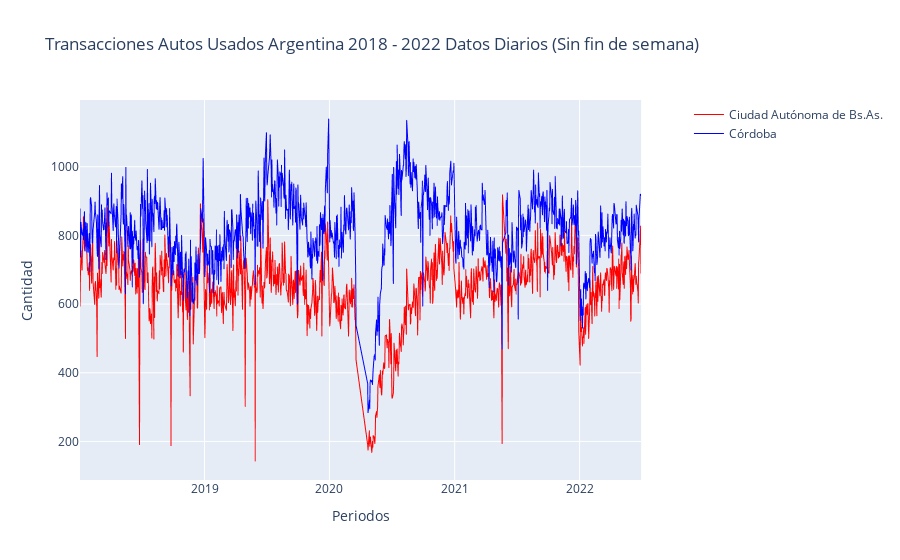

This figure's notebook cell:
### Code cell
df_copy = df_copy[(df_copy['Ciudad Autónoma de Bs.As.']>= 50) & (df_copy['Córdoba']>= 50)]

get_line_plot(df_copy, "tramite_fecha", "Ciudad Autónoma de Bs.As.", "Córdoba", "Transacciones Autos Usados Argentina 2018 - 2022 Datos Diarios (Sin fin de semana)")

### Figure 1 — Plotly figure (JSON) as saved in the notebook; plotly's stock layout.template omitted (floating-point values rounded to 4 significant figures; data arrays with more than 128 entries replaced by an {"elided": "..."} marker saying what was removed)
{"data": [{"hovertemplate": "tramite_fecha=%{x}<br>Ciudad Autónoma de Bs.As.=%{y}<extra></extra>", "legendgroup": "", "line": {"color": "red", "dash": "solid", "width": 1}, "mode": "lines", "name": "Ciudad Autónoma de Bs.As.", "showlegend": true, "type": "scattergl", "x": {"elided": "1068 str values"}, "xaxis": "x", "y": {"elided": "1068 int values"}, "yaxis": "y"}, {"hovertemplate": "tramite_fecha=%{x}<br>Córdoba=%{y}<extra></extra>", "legendgroup": "", "line": {"color": "#0000ff", "dash": "solid", "width": 1}, "mode": "lines", "name": "Córdoba", "showlegend": true, "type": "scattergl", "x": {"elided": "1068 str values"}, "xaxis": "x", "y": {"elided": "1068 int values"}, "yaxis": "y"}], "layout": {"autosize": true, "title": {"text": "Transacciones Autos Usados Argentina 2018 - 2022 Datos Diarios (Sin fin de semana)"}, "xaxis": {"anchor": "y", "autorange": true, "domain": [0, 0.94], "range": ["2018-01-02", "2022-06-30"], "title": {"text": "Periodos"}, "type": "date"}, "yaxis": {"anchor": "x", "autorange": true, "domain": [0, 1], "range": [87.67, 1194.0], "title": {"text": "Cantidad"}, "type": "linear"}, "yaxis2": {"anchor": "x", "overlaying": "y", "side": "right", "title": {"text": "Cantidad"}}}}
